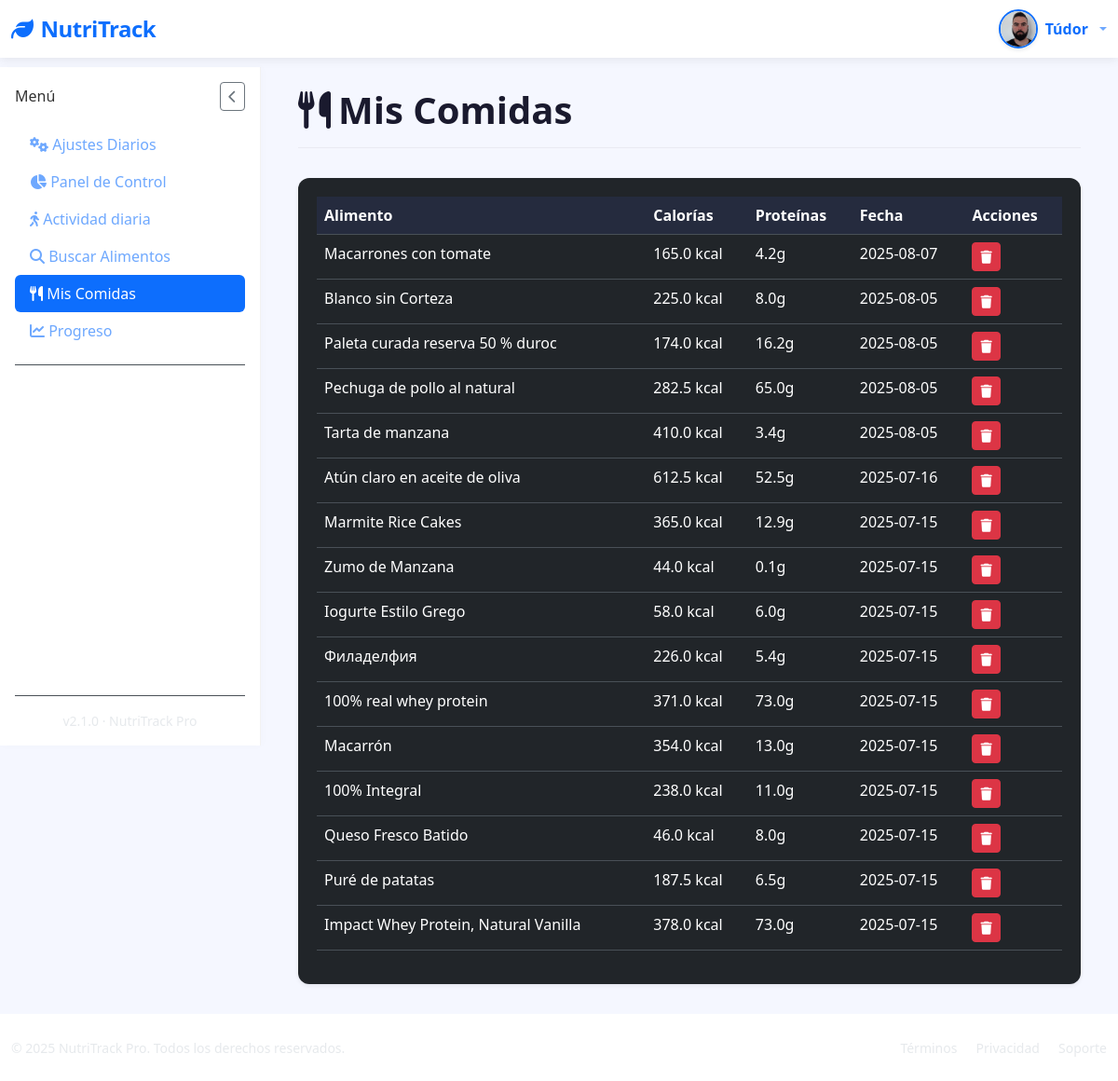
The app's page /mis-comidas (signed in), older data.
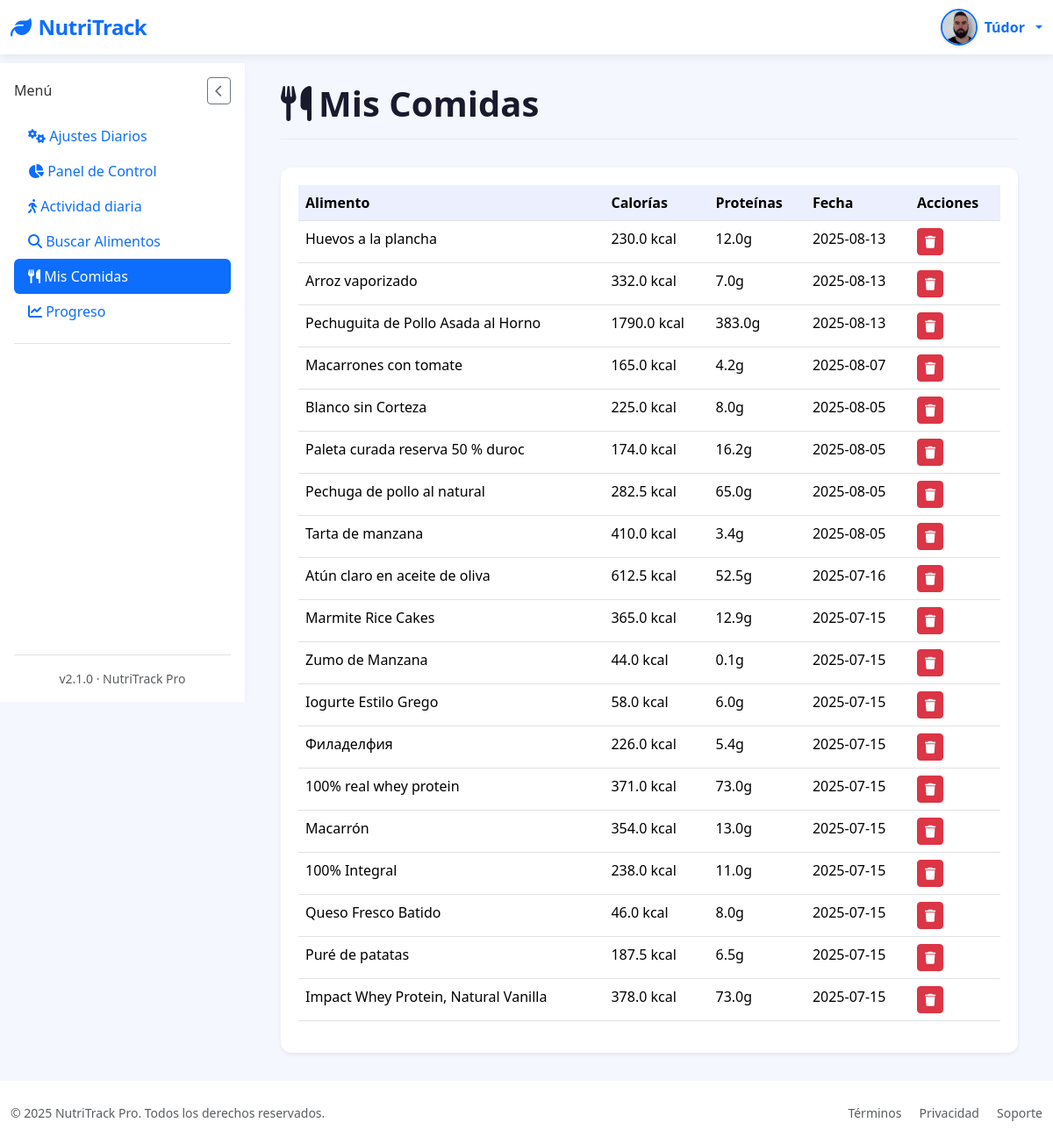
The same page, newer data.
### tables this page shows
CREATE TABLE "loggin" (
	"id"	INTEGER,
	"username"	TEXT NOT NULL,
	"password"	TEXT,
	"email"	TEXT, google_id TEXT, full_name TEXT, birth_date TEXT, height_cm INTEGER, weight_kg INTEGER, gender TEXT, activity_level TEXT, goal TEXT, profile_photo TEXT DEFAULT NULL, preferences TEXT DEFAULT '{}',
	PRIMARY KEY("id" AUTOINCREMENT)
);

CREATE TABLE "food_entries" (
	"id"	INTEGER,
	"user_id"	INTEGER NOT NULL,
	"food_name"	TEXT NOT NULL,
	"calories"	REAL,
	"proteins"	REAL,
	"fats"	REAL,
	"carbs"	REAL,
	"date"	TIMESTAMP DEFAULT CURRENT_TIMESTAMP,
	"created_at"	TEXT,
	PRIMARY KEY("id" AUTOINCREMENT),
	FOREIGN KEY("user_id") REFERENCES "loggin"("id")
);

### app/controllers/MyfoodsController.py (the view)
@app.route('/mis-comidas')
@login_required
def mis_comidas():
    with get_db_cursor() as cur:
        cur.execute("""
            SELECT id, food_name, calories, proteins, date
            FROM food_entries
            WHERE user_id = ?
            ORDER BY date DESC
        """, (current_user.id,))
        comidas = cur.fetchall()
    return render_template('Myfoods/mis_comidas.html', comidas=comidas)

### app/__init__.py (called while the page is built)
@login_manager.user_loader
def load_user(user_id):
    return User.get_by_id(user_id)

### app/conexion.py (called while the page is built)
@contextmanager
def get_db_connection():
    conn = sqlite3.connect(DATABASE)
    conn.row_factory = sqlite3.Row  # Esto permite acceso como diccionario
    try:
        yield conn
    finally:
        conn.close()

@contextmanager
def get_db_cursor():
    with get_db_connection() as conn:
        cursor = conn.cursor()
        try:
            yield cursor
            conn.commit()
        except:
            conn.rollback()
            raise

### app/controllers/UsersController.py (called while the page is built)
@app.context_processor
def inject_prefs():
    if current_user.is_authenticated:
        prefs = get_user_preferences(current_user.id)  # función que recupera las prefs
        return dict(prefs=prefs)
    return dict(prefs=None)

### app/models/LoginGoogleModel.py (called while the page is built)
    @staticmethod
    def get_by_id(user_id):
        with get_db_cursor() as cur:
            cur.execute("SELECT * FROM loggin WHERE id = ?", (user_id,))
            user = cur.fetchone()
            if user:
                return User(
                    id=user['id'],
                    username=user['username'],
                    email=user['email'] if 'email' in user.keys() else None,
                    google_id=user['google_id'] if 'google_id' in user.keys() else None,
                    profile_photo=user['profile_photo'] if 'profile_photo' in user.keys() else None
                )
        return None

### app/models/UsersModel.py (called while the page is built)
def get_user_preferences(user_id):
    with get_db_cursor() as cursor:
        cursor.execute("SELECT preferences FROM loggin WHERE id = ?", (user_id,))
        row = cursor.fetchone()
        try:
            return json.loads(row["preferences"]) if row and row["preferences"] else {}
        except:
            return {}

### app/templates/Myfoods/mis_comidas.html (shortened to what this page needs)
{% extends "base.html" %}
{% block section %}
<div class="page-header">
  <h1 class="page-title">
    <i class="fas fa-utensils me-2"></i>Mis Comidas
  </h1>
</div>
<div class="card border-0 shadow-sm">
  <div class="card-body">
    {% if comidas %}
    <div class="table-responsive">
      <table class="table table-hover">
        <thead>
          <tr>
            <th>Alimento</th>
            <th>Calorías</th>
            <th>Proteínas</th>
            <th>Fecha</th>
            <th>Acciones</th>
          </tr>
        </thead>
        <tbody>
          {% for comida in comidas %}
          <tr>
            <td>{{ comida['food_name'] }}</td>
            <td>{{ comida['calories'] }} kcal</td>
            <td>{{ comida['proteins'] }}g</td>
            <td>{{ comida['date'] }}</td>
            <td>
              <form method="POST" action="{{ url_for('eliminar_comida', comida_id=comida['id']) }}">
                <button type="submit" class="btn btn-sm btn-danger">
                  <i class="fas fa-trash"></i>
                </button>
              </form>
            </td>
          </tr>
          {% endfor %}
        </tbody>
      </table>
    </div>
    {% else %}
    <div class="text-center py-5">
      <i class="fas fa-utensils fa-3x text-muted mb-3"></i>
      <h5 class="fw-medium">No hay comidas registradas</h5>
      <p class="text-muted">Busca y añade alimentos para verlos aquí.</p>
    </div>
    {% endif %}
  </div>
</div>
{% endblock %}

### app/templates/base.html (shortened to what this page needs)
<!DOCTYPE html>
<html lang="es" data-bs-theme="{% if prefs and prefs.dark_mode %}dark{% else %}light{% endif %}">
<head>
    <link href="https://cdn.jsdelivr.net/npm/bootstrap@5.3.2/dist/css/bootstrap.min.css" rel="stylesheet">
    <link rel="stylesheet" href="https://cdn.jsdelivr.net/npm/bootstrap-icons@1.11.1/font/bootstrap-icons.css">
    <link rel="stylesheet" href="https://cdnjs.cloudflare.com/ajax/libs/font-awesome/6.5.2/css/all.min.css" />
    <link href="https://cdn.jsdelivr.net/npm/sweetalert2@11/dist/sweetalert2.min.css" rel="stylesheet">
    <link rel="stylesheet" href="{{ url_for('static', filename='styles/Stylebase.css') }}">
</head>
<body>
    <nav class="navbar navbar-expand-lg navbar-light bg-white">
        <div class="container-fluid">
            <a class="navbar-brand text-primary" href="{{ url_for('logout') }}">
                <i class="fas fa-leaf me-2"></i>NutriTrack
            </a>
            <div class="d-flex align-items-center ms-auto">
  {% if current_user.is_authenticated %}
  <div class="dropdown">
    <a href="#" class="d-flex align-items-center text-decoration-none dropdown-toggle" id="userDropdown" data-bs-toggle="dropdown" aria-expanded="false" style="gap: 0.5rem;">
      {% if current_user.profile_photo %}
        <img src="{{ url_for('static', filename='images/profile_photo/' + current_user.profile_photo) }}"
            alt="Avatar"
            class="rounded-circle shadow-sm"
            style="width: 42px; height: 42px; object-fit: cover; border: 2px solid #0d6efd;">
      {% else %}
        <div class="user-avatar bg-primary text-white rounded-circle d-flex justify-content-center align-items-center shadow-sm"
             style="width: 42px; height: 42px; font-weight: 700; font-size: 1.1rem; user-select: none;">
          {{ current_user.username[0]|upper }}
        </div>
      {% endif %}
      <span class="d-none d-sm-inline fw-semibold text-primary" style="font-size: 1rem;">
        {{ current_user.username }}
      </span>
    </a>
  </div>
  {% endif %}
</div>
        </div>
    </nav>
    <div class="container-fluid flex-grow-1">
        <div class="row h-100 g-0">
            <nav class="sidebar d-flex flex-column p-3" id="sidebar">
                <div class="d-flex justify-content-between align-items-center mb-3">
                    <h6 class="sidebar-title mb-0">Menú</h6>
                    <button id="closeSidebarBtn" class="btn btn-sm btn-outline-secondary d-lg-block">
                        <i class="fas fa-chevron-left"></i>
                    </button>
                </div>
                <ul class="nav nav-pills flex-column mb-auto">
                    <li>
                        <a href="{{ url_for('settings') }}" class="nav-link {% if request.path == url_for('settings') %}active{% endif %}">
                            <i class="fas fa-cogs"></i> Ajustes Diarios
                        </a>
                    </li>
                    <li>
                        <a href="{{ url_for('dashboard') }}" class="nav-link {% if request.path == url_for('dashboard') %}active{% endif %}">
                            <i class="fas fa-chart-pie"></i> Panel de Control
                        </a>
                    </li>
                    <li>
                        <a href="{{ url_for('activity') }}" class="nav-link {% if request.path == url_for('activity') %}active{% endif %}">
                            <i class="fas fa-walking"></i> Actividad diaria
                        </a>
                    </li>
                    <li>
                        <a href="{{ url_for('search_food') }}" class="nav-link {% if request.path == url_for('search_food') %}active{% endif %}">
                            <i class="fas fa-search"></i> Buscar Alimentos
                        </a>
                    </li>
                    <li>
                        <a href="{{ url_for('mis_comidas') }}" class="nav-link {% if request.path == url_for('mis_comidas') %}active{% endif %}">
                            <i class="fas fa-utensils"></i> Mis Comidas
                        </a>
                    </li>
                    <li>
                        <a href="{{ url_for('progreso') }}" class="nav-link {% if request.path == url_for('progreso') %}active{% endif %}">
                            <i class="fas fa-chart-line"></i> Progreso
                        </a>
                    </li>
                    <li class="pt-3 mt-3 border-top">
                    </li>
                </ul>
                <div class="mt-auto pt-3 border-top text-center small text-muted">
                    v2.1.0 · NutriTrack Pro
                </div>
            </nav>
            <main class="main-content" id="mainContent">
                {% block section %}{% endblock %}
            </main>
        </div>
    </div>
    <footer class="bg-white py-4 mt-auto">
        <div class="container-fluid">
            <div class="row align-items-center">
                <div class="col-md-6 text-center text-md-start">
                    <p class="mb-0 small text-muted">&copy; 2025 NutriTrack Pro. Todos los derechos reservados.</p>
                </div>
                <div class="col-md-6 text-center text-md-end">
                    <a href="#" class="text-decoration-none small text-muted me-3">Términos</a>
                    <a href="#" class="text-decoration-none small text-muted me-3">Privacidad</a>
                    <a href="#" class="text-decoration-none small text-muted">Soporte</a>
                </div>
            </div>
        </div>
    </footer>
</body>
</html>

### app/static/styles/StyleBase.css (style rules this page uses)
:root { --primary-color: #4361ee; --secondary-color: #3f37c9; --accent-color: #4cc9f0; --dark-color: #1a1a2e; --light-color: #f8f9fa; --success-color: #4bb543; }
body { font-family: 'Segoe UI', system-ui, -apple-system, sans-serif; background-color: #f5f7ff; color: #333; min-height: 100vh; display: flex; flex-direction: column; overflow-x: hidden; }
.navbar-brand { font-weight: 700; font-size: 1.5rem; letter-spacing: -0.5px; }
.navbar { box-shadow: 0 2px 10px rgba(0, 0, 0, 0.08); background: white !important; position: relative; z-index: 1100; }
.container-fluid.flex-grow-1 { display: flex; flex-direction: column; min-height: calc(100vh - 72px - 70px); padding-left: 0; padding-right: 0; }
.row.h-100 { display: flex; flex-grow: 1; flex-wrap: nowrap; margin-left: 0; margin-right: 0; width: 100%; }
.sidebar { width: 280px; background: white; position: sticky; top: 72px; border-right: 1px solid rgba(0, 0, 0, 0.05); box-shadow: 1px 0 10px rgba(0, 0, 0, 0.02); transition: all 0.3s ease; z-index: 100; display: flex; flex-direction: column; flex-shrink: 0; height: calc(100vh - 72px); padding: 1rem; }
.main-content { flex-grow: 1; flex-basis: 0; padding: 2rem 2.5rem; background-color: #f5f7ff; overflow-y: auto; }
.card-body { padding: 1.25rem; }
.card-body { flex-grow: 1; }
.card { border: none; border-radius: 12px; box-shadow: 0 4px 12px rgba(0, 0, 0, 0.05); transition: transform 0.2s ease, box-shadow 0.2s ease; }
.table { --bs-table-bg: transparent; }
.table > thead { background-color: rgba(67, 97, 238, 0.1); color: var(--primary-color); }
.page-header { display: flex; justify-content: space-between; align-items: center; margin-bottom: 2rem; padding-bottom: 1rem; border-bottom: 1px solid rgba(0, 0, 0, 0.05); }
.page-title { font-weight: 700; color: var(--dark-color); margin: 0; }

Row changes from the older to the newer data that the page shows:
added food_entries: food_name "Huevos a la plancha", calories "230.0", proteins "12.0", date "2025-08-13"
added food_entries: food_name "Arroz vaporizado", calories "332.0", proteins "7.0", date "2025-08-13"
added food_entries: food_name "Pechuguita de Pollo Asada al Horno", calories "1790.0", proteins "383.0", date "2025-08-13"
